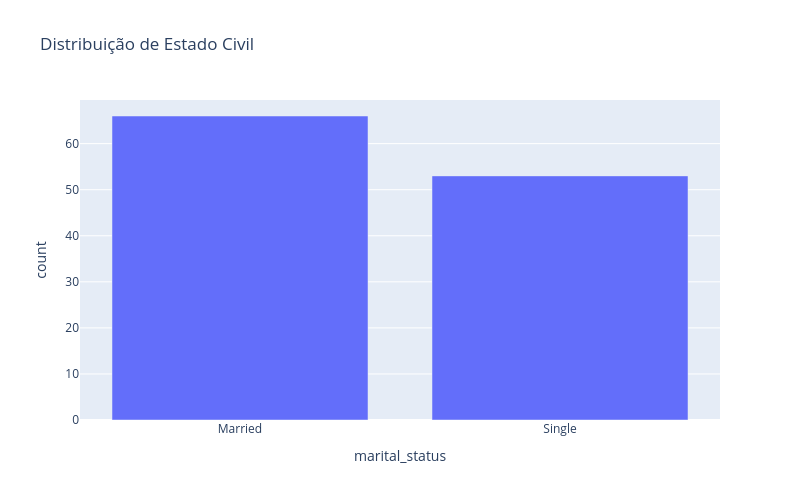

Notebook source saved alongside this figure:
### Markdown cell above
**B) Agora realize a análise univariada para as variaveis categóricas, plote gráficos para entender a distribuição das categorias e tente retirar insights de cada gráfico.**

### Code cell
df_count = df['marital_status'].value_counts().reset_index()
df_count.columns = ['marital_status', 'count']
fig = px.bar(
    df_count,
    x='marital_status',
    y='count',
    title='Distribuição de Estado Civil'
)
fig.update_layout(width=800, height=500)

fig.show()

### Figure 1 — Plotly figure (JSON) as saved in the notebook; plotly's stock layout.template omitted (floating-point values rounded to 4 significant figures)
{"data": [{"hovertemplate": "marital_status=%{x}<br>count=%{y}<extra></extra>", "legendgroup": "", "marker": {"color": "#636efa", "pattern": {"shape": ""}}, "name": "", "orientation": "v", "showlegend": false, "textposition": "auto", "type": "bar", "x": ["Married", "Single"], "xaxis": "x", "y": [66, 53], "yaxis": "y"}], "layout": {"barmode": "relative", "height": 500, "legend": {"tracegroupgap": 0}, "title": {"text": "Distribuição de Estado Civil"}, "width": 800, "xaxis": {"anchor": "y", "domain": [0, 1], "title": {"text": "marital_status"}}, "yaxis": {"anchor": "x", "domain": [0, 1], "title": {"text": "count"}}}}
